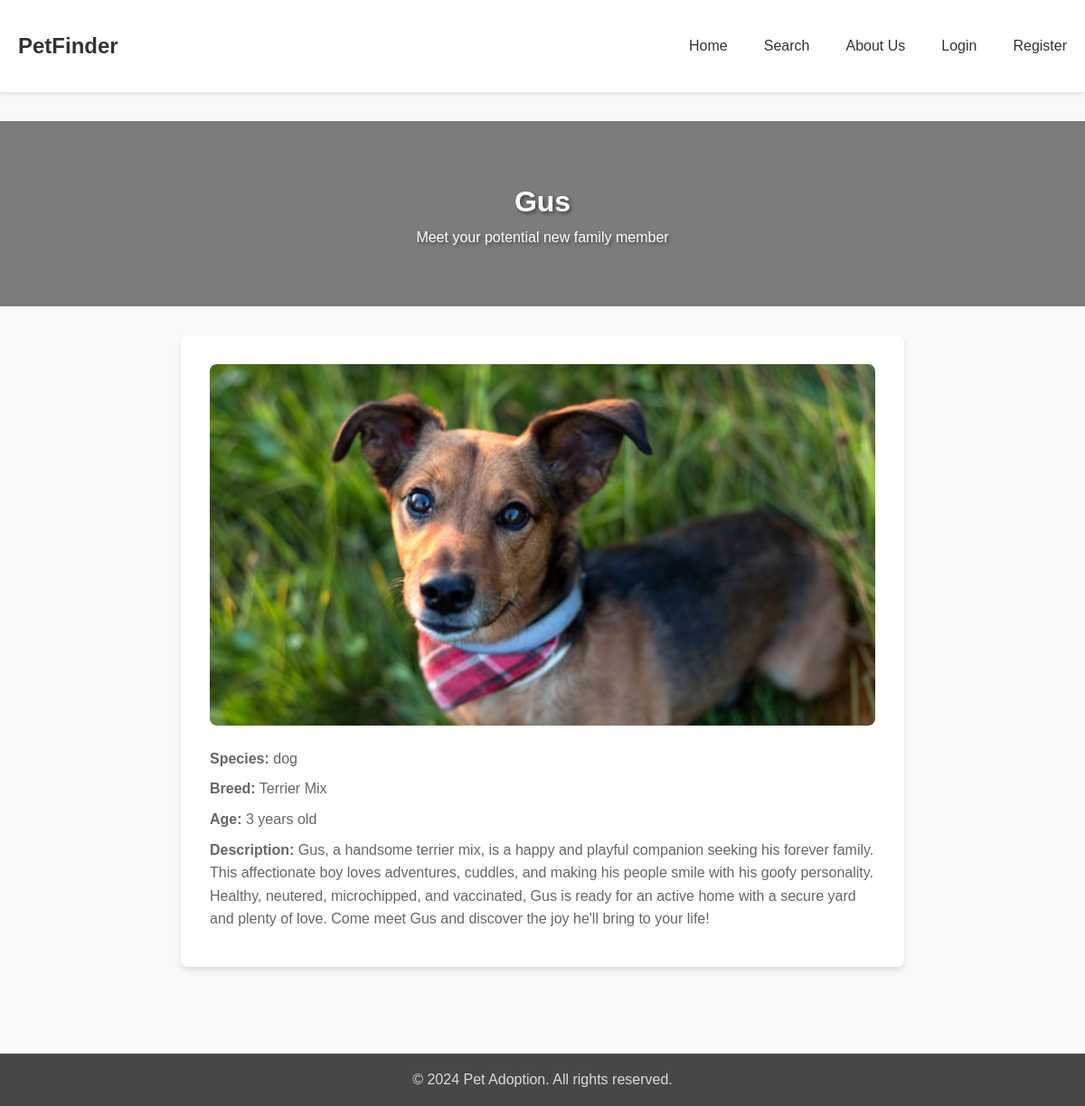
The page /pet/3 on the database its author committed.
### app.py (models this page shows)
class Pet(db.Model):
    id = db.Column(db.Integer, primary_key=True)
    name = db.Column(db.String(80), nullable=False)
    species = db.Column(db.String(50), nullable=False)
    breed = db.Column(db.String(50))
    age = db.Column(db.Integer)
    description = db.Column(db.Text)
    image_filename = db.Column(db.String(200))  # Changed from image_url
    created_at = db.Column(db.DateTime, default=datetime.utcnow)
    owner_id = db.Column(db.Integer, db.ForeignKey('user.id'), nullable=False)
    adoption_requests = db.relationship('AdoptionRequest', backref='pet', lazy=True)

### app.py (the view)
@app.route('/pet/<int:id>')
def pet_detail(id):
    pet = Pet.query.get_or_404(id)
    return render_template('pet_detail.html', pet=pet)

### templates/pet_detail.html (shortened to what this page needs)
{% extends "base.html" %}
{% block content %}
<div class="pet-detail-hero hero-background">
    <div class="hero-content">
        <h1>{{ pet.name }}</h1>
        <p>Meet your potential new family member</p>
    </div>
</div>
<div class="pet-detail">
    <img src="{{ url_for('uploaded_file', filename=pet.image_filename) }}" alt="{{ pet.name }}">
    <p><strong>Species:</strong> {{ pet.species }}</p>
    <p><strong>Breed:</strong> {{ pet.breed }}</p>
    <p><strong>Age:</strong> {{ pet.age }} years old</p>
    <p><strong>Description:</strong> {{ pet.description }}</p>
</div>
{% endblock %}

### static/css/style.css (style rules this page uses)
* { margin: 0; padding: 0; box-sizing: border-box; }
body { font-family: -apple-system, BlinkMacSystemFont, 'Segoe UI', Roboto, Oxygen, Ubuntu, Cantarell, sans-serif; line-height: 1.6; color: #333; background-color: #f9f9f9; }
.pet-detail { max-width: 800px; margin: 0 auto; padding: 2rem; background: white; border-radius: 8px; box-shadow: 0 2px 4px rgba(0,0,0,0.1); }
.pet-detail img { width: 100%; height: 400px; object-fit: cover; border-radius: 8px; margin-bottom: 1.5rem; }
.pet-detail p { color: #666; margin-bottom: 0.5rem; }
body { font-family: Arial, sans-serif; margin: 0; padding: 0; background-image: url("/static/images/pet-background.jpg"); background-size: cover; background-attachment: fixed; min-height: 100vh; }
.pet-detail { background-color: rgba(255, 255, 255, 0.9); padding: 2rem; border-radius: 8px; box-shadow: 0 4px 6px rgba(0, 0, 0, 0.1); max-width: 800px; margin: 0 auto; }
.pet-detail img { max-width: 100%; border-radius: 8px; margin-bottom: 1rem; }
.pet-detail p { margin-bottom: 0.5rem; }
.hero-background { position: relative; overflow: hidden; background-color: rgba(0, 0, 0, 0.5); }
.hero-background::before { content: ''; position: absolute; top: 0; left: 0; right: 0; bottom: 0; background-size: cover; background-position: center; filter: blur(5px); transform: scale(1.1); z-index: -1; animation: zoomBackground 20s infinite alternate; }
.pet-detail-hero { position: relative; padding: 4rem 2rem; color: white; text-align: center; margin-bottom: 2rem; }
.pet-detail-hero::before { background-image: url('https://hebbkx1anhila5yf.public.blob.vercel-storage.com/abc.jpg-n8Kks4NWLxlvautX7XnlCZHKpAW1Dq.jpeg'); }
.hero-content { position: relative; z-index: 1; }
.hero-background h1, .hero-background h2, .hero-background p { text-shadow: 2px 2px 4px rgba(0, 0, 0, 0.5); }

### rows shown on the page
Pet: name "Gus", image_filename (picture), species "dog", breed "Terrier Mix", age "3", description "Gus, a handsome terrier mix, is a happy and playful companion seeking his forever family. This affectionate boy loves adventures, cuddles, and making his people smile with his goofy personality. Healthy, neutered, microchipped, and vaccinated, Gus is ready for an active home with a secure yard and plenty of love. Come meet Gus and discover the joy he'll bring to your life!"
